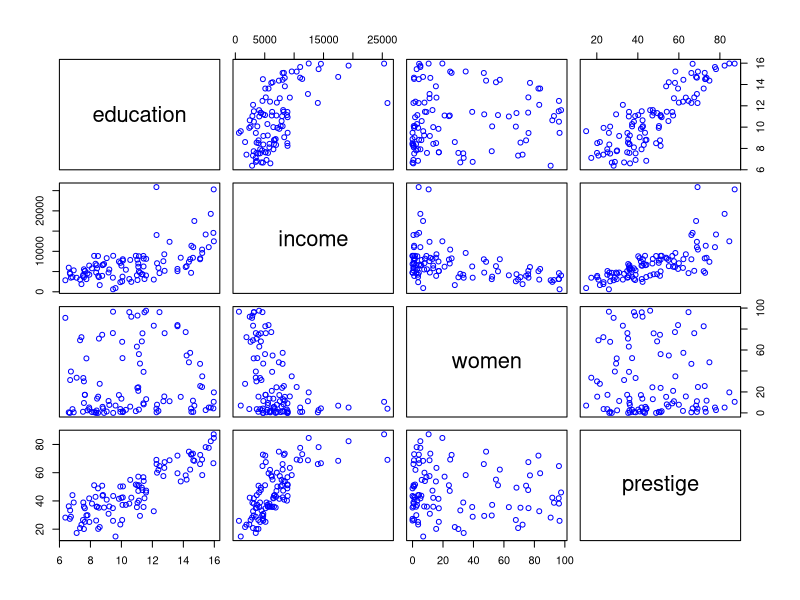

This chart was generated by the following R code:
#데이터 준비
install.packages("car")
library(car)
head(Prestige)
newdata <- Prestige[,c(1:4)] 				# 회귀식 작성을 위한 데이터 준비
head(newdata)

#산점도
plot(newdata, col="blue")     # 산점도를 통해 변수 간 관계 확인


#다중선형회귀 분석
# 회귀식
mod1 <- lm(income ~ education + prestige + women, data=newdata)
mod1

#다중선형회귀식 구하기
coef(mod1)[1] 					# b 값 출력
coef(mod1)[2] 					# W1 값 출력
coef(mod1)[3] 					# W2 값 출력
coef(mod1)[4] 					# W3 값 출력

#소득 예측
b <- coef(mod1)[1]					#y = 177.2x1+141.4x2-50.9x3 -253.8
W1 <- coef(mod1)[2]			 	#y = 177.2x1+141.4x2-50.9x3 -253.8
W2 <- coef(mod1)[3]			 	#y = 177.2x1+141.4x2-50.9x3 -253.8
W3 <- coef(mod1)[4]			 	#y = 177.2x1+141.4x2-50.9x3 -253.8

education  <- 12 					# 교육정도
prestige <-  63         	# 평판 
women <-  12            #여성 비율           
income<- W1*education + W2*prestige + W3*women + b  # y = 177.2X12 + 141.4X63 - 50.9X12  - 253.8
income				           		# 소득
#교육연수 12, 평판도 63, 여성비율 12일 경우소득은 10172.22이 될 것이다

